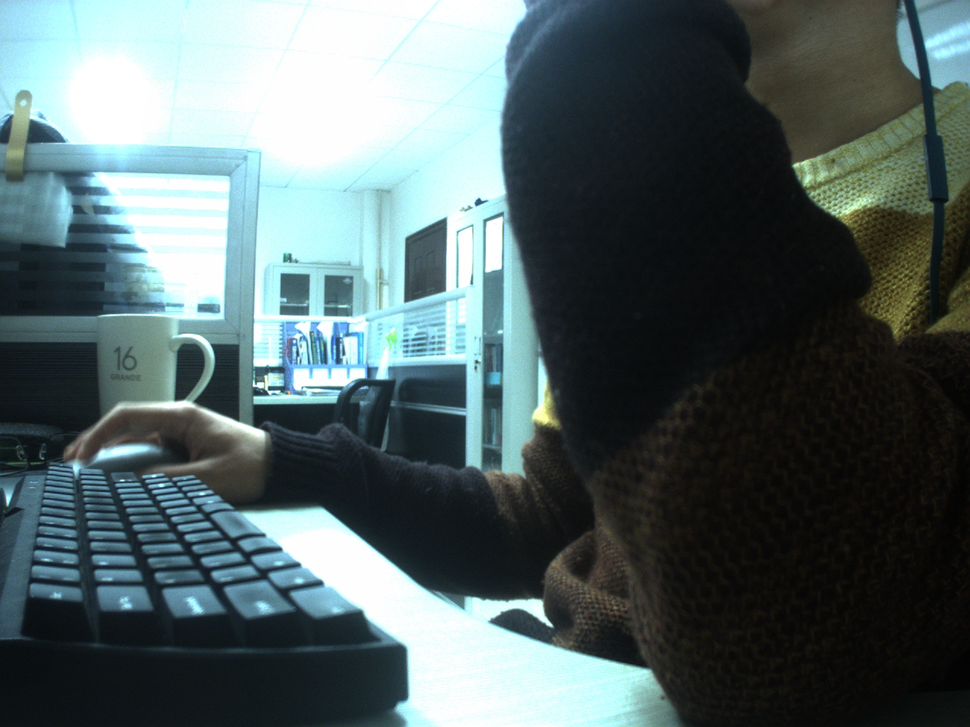
//> input picture GenerateDisparityMapFromOpencv/leftImg.png, 970 x 727 px, shrunk from 1280 x 960 before the run
$ ./GenerateDisparityMapFromOpencv   (built with g++ and OpenCV 4)
//> lines starting //> are read from the running program, lines starting //| are printed output that depends on the picture
#include "opencv2/core/core.hpp"
#include "opencv2/imgproc/imgproc.hpp"
#include "opencv2/highgui/highgui.hpp"
#include "opencv2/calib3d/calib3d.hpp"
#include "opencv2/imgproc/imgproc.hpp"
#include <iostream>

using namespace cv;
int main(int argc, char ** argv)
{
	Mat L = imread("leftImg.png", CV_LOAD_IMAGE_GRAYSCALE), R = imread("rightImg.png", CV_LOAD_IMAGE_GRAYSCALE);
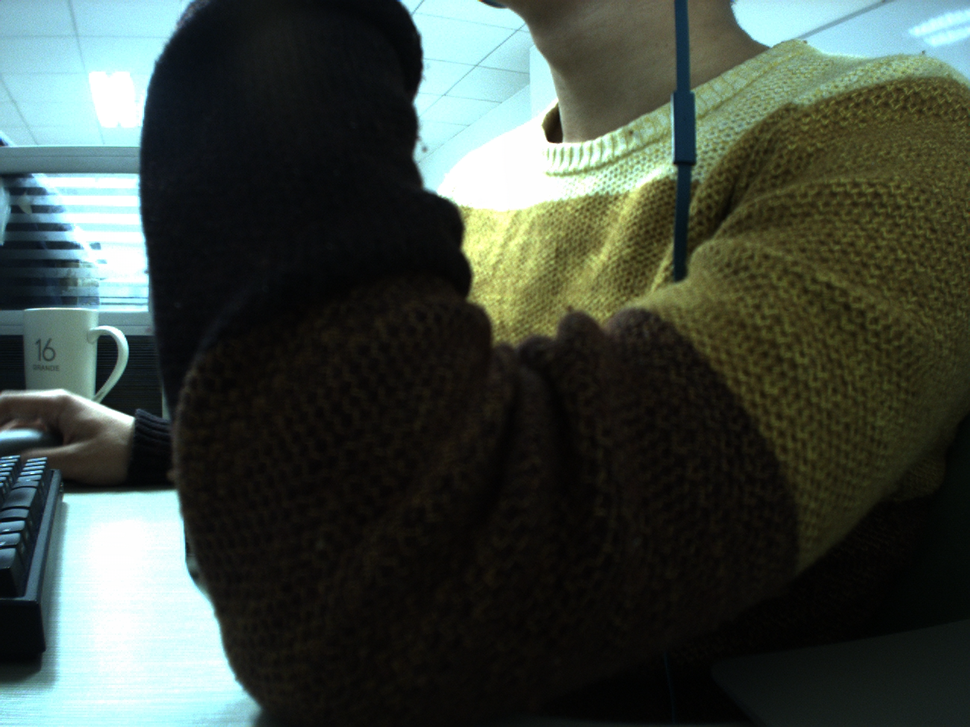
//> input picture GenerateDisparityMapFromOpencv/rightImg.png, 970 x 727 px, shrunk from 1280 x 960 before the run
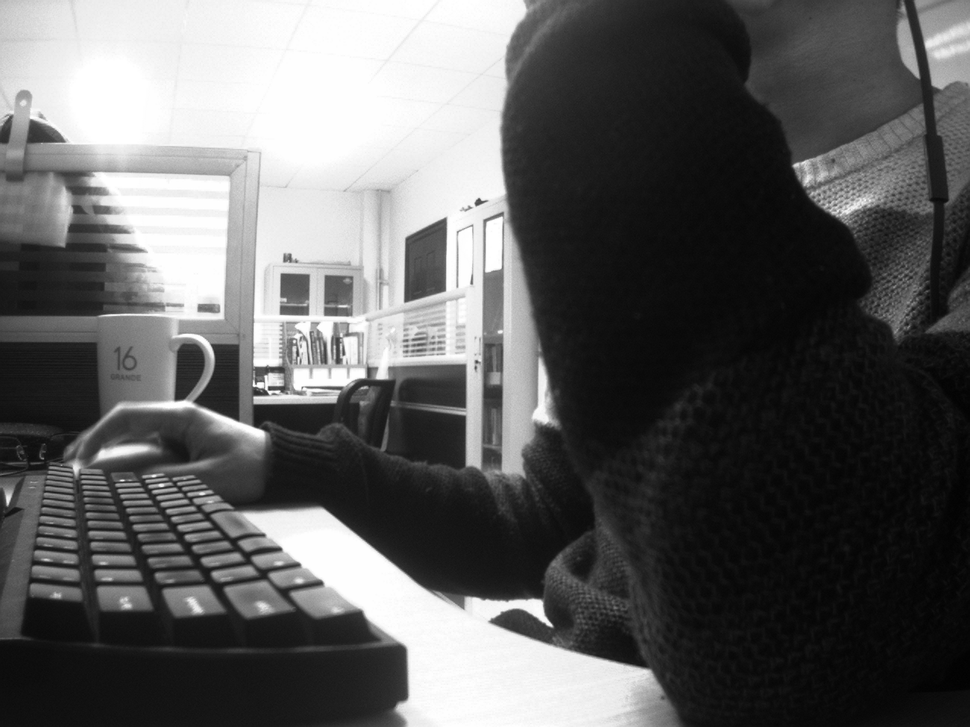
//> L: 727 rows x 970 cols, CV_8UC1; min 1, max 255, mean 95
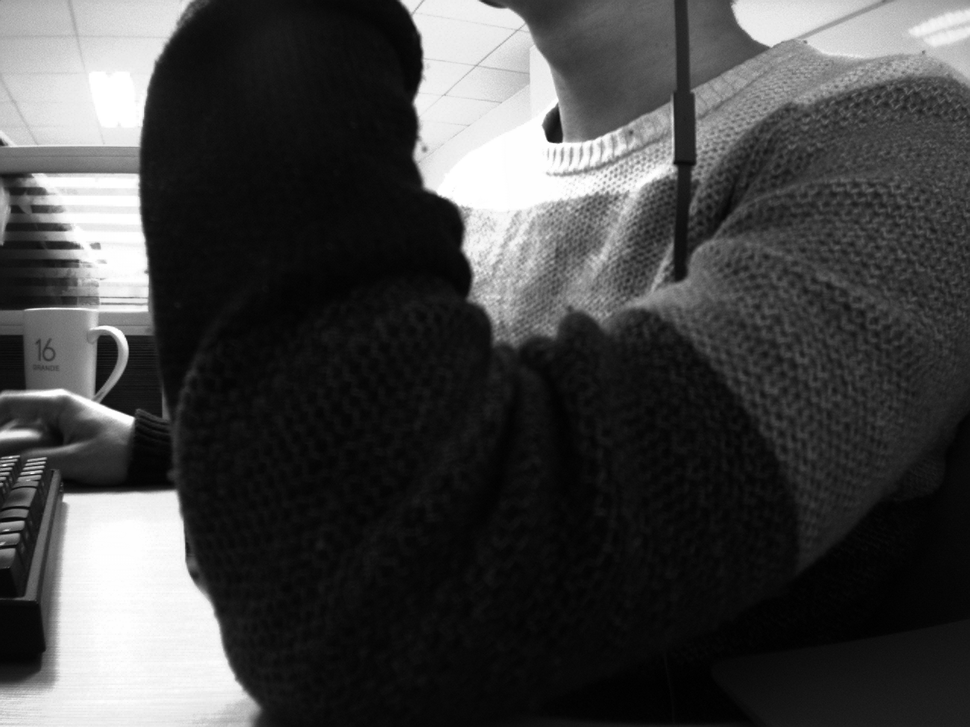
//> R: 727 rows x 970 cols, CV_8UC1; min 0, max 255, mean 68.4
	Mat disp;
	Rect roi1(30,30,120,120);
	Rect roi2(30, 30, 120, 120);
	cv::Ptr<cv::StereoBM> bm = cv::StereoBM::create(16, 9);
	bm->setROI1(roi1);
	bm->setROI2(roi2);
	bm->setPreFilterType(CV_STEREO_BM_NORMALIZED_RESPONSE);
	bm->setPreFilterSize(9);
	bm->setPreFilterCap(31);
	bm->setBlockSize(21);
	bm->setMinDisparity(-16);
	bm->setNumDisparities(64);
	bm->setTextureThreshold(10);
	bm->setUniquenessRatio(5);
	bm->setSpeckleWindowSize(100);
	bm->setSpeckleRange(32);
	Mat left = imread("leftImg.png", CV_LOAD_IMAGE_GRAYSCALE), right = imread("rightImg.png", CV_LOAD_IMAGE_GRAYSCALE);
	bm->compute(left, right, disp);
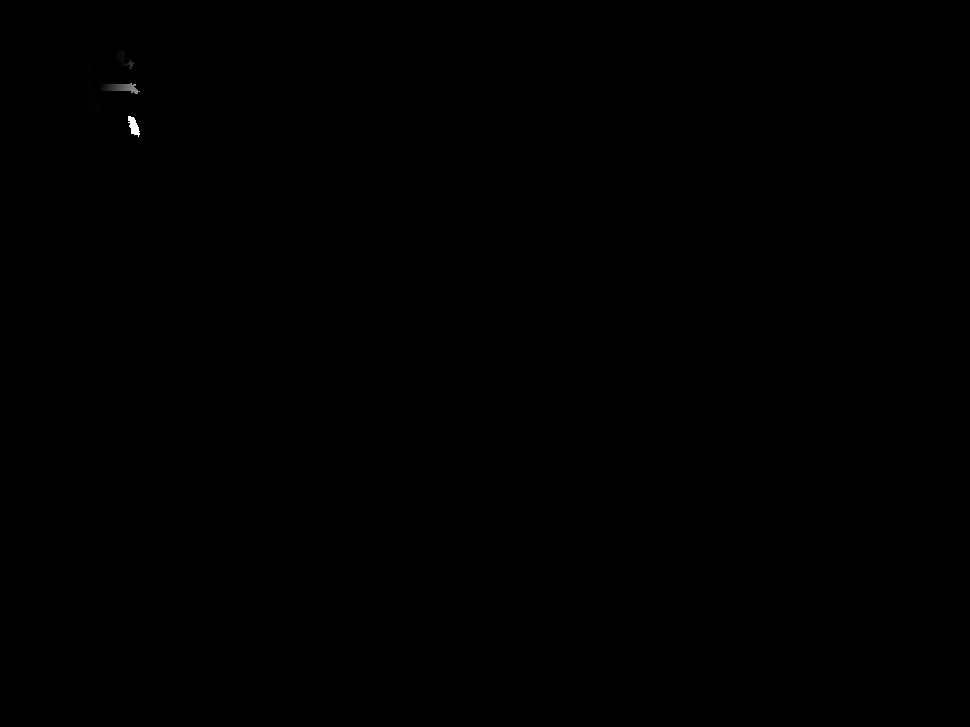
//> disp: 727 rows x 970 cols, CV_16SC1; min -272, max 752, mean -271.6; drawn with min black and max white

	disp.convertTo(disp, CV_32F, 1.0 / 16);
//> disp: 727 rows x 970 cols, CV_32FC1
	namedWindow("disp", CV_WINDOW_AUTOSIZE);
	imshow("disp", disp);
	waitKey(0);

	system("PAUSE");
	return 0;
}
